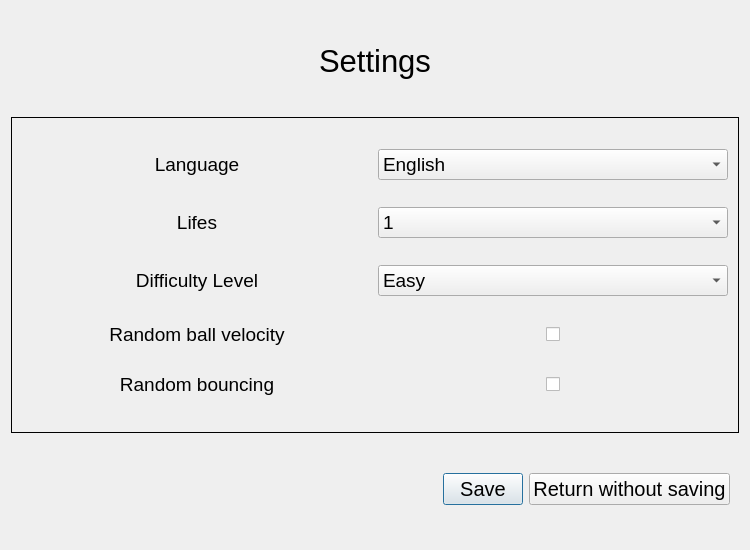
<?xml version="1.0" encoding="UTF-8"?>
<ui version="4.0">
 <class>settDialog</class>
 <widget class="QDialog" name="settDialog">
  <property name="geometry">
   <rect>
    <x>0</x>
    <y>0</y>
    <width>750</width>
    <height>550</height>
   </rect>
  </property>
  <property name="minimumSize">
   <size>
    <width>750</width>
    <height>550</height>
   </size>
  </property>
  <property name="windowTitle">
   <string>Dialog</string>
  </property>
  <layout class="QVBoxLayout" name="verticalLayout">
   <item>
    <widget class="QFrame" name="frame">
     <property name="maximumSize">
      <size>
       <width>16777215</width>
       <height>100</height>
      </size>
     </property>
     <property name="frameShape">
      <enum>QFrame::NoFrame</enum>
     </property>
     <property name="frameShadow">
      <enum>QFrame::Raised</enum>
     </property>
     <layout class="QHBoxLayout" name="horizontalLayout_3">
      <property name="spacing">
       <number>0</number>
      </property>
      <property name="leftMargin">
       <number>0</number>
      </property>
      <property name="topMargin">
       <number>0</number>
      </property>
      <property name="rightMargin">
       <number>0</number>
      </property>
      <property name="bottomMargin">
       <number>0</number>
      </property>
      <item>
       <spacer name="horizontalSpacer_2">
        <property name="orientation">
         <enum>Qt::Horizontal</enum>
        </property>
        <property name="sizeHint" stdset="0">
         <size>
          <width>40</width>
          <height>20</height>
         </size>
        </property>
       </spacer>
      </item>
      <item>
       <widget class="QLabel" name="setings">
        <property name="maximumSize">
         <size>
          <width>16777215</width>
          <height>100</height>
         </size>
        </property>
        <property name="font">
         <font>
          <pointsize>23</pointsize>
         </font>
        </property>
        <property name="text">
         <string>Settings</string>
        </property>
       </widget>
      </item>
      <item>
       <spacer name="horizontalSpacer">
        <property name="orientation">
         <enum>Qt::Horizontal</enum>
        </property>
        <property name="sizeHint" stdset="0">
         <size>
          <width>304</width>
          <height>20</height>
         </size>
        </property>
       </spacer>
      </item>
     </layout>
    </widget>
   </item>
   <item>
    <widget class="QFrame" name="gridFrame">
     <property name="frameShape">
      <enum>QFrame::Box</enum>
     </property>
     <layout class="QGridLayout" name="gridLayout">
      <property name="leftMargin">
       <number>10</number>
      </property>
      <property name="topMargin">
       <number>10</number>
      </property>
      <property name="rightMargin">
       <number>10</number>
      </property>
      <property name="bottomMargin">
       <number>10</number>
      </property>
      <item row="4" column="1" alignment="Qt::AlignHCenter">
       <widget class="QCheckBox" name="checkBox">
        <property name="font">
         <font>
          <pointsize>15</pointsize>
         </font>
        </property>
        <property name="text">
         <string/>
        </property>
        <property name="iconSize">
         <size>
          <width>30</width>
          <height>30</height>
         </size>
        </property>
       </widget>
      </item>
      <item row="0" column="0">
       <widget class="QLabel" name="label">
        <property name="font">
         <font>
          <pointsize>14</pointsize>
         </font>
        </property>
        <property name="text">
         <string>Language</string>
        </property>
        <property name="alignment">
         <set>Qt::AlignCenter</set>
        </property>
       </widget>
      </item>
      <item row="3" column="0">
       <widget class="QLabel" name="label_3">
        <property name="font">
         <font>
          <pointsize>14</pointsize>
         </font>
        </property>
        <property name="text">
         <string>Difficulty Level</string>
        </property>
        <property name="alignment">
         <set>Qt::AlignCenter</set>
        </property>
       </widget>
      </item>
      <item row="3" column="1">
       <widget class="QComboBox" name="comboBox_3">
        <property name="font">
         <font>
          <pointsize>14</pointsize>
         </font>
        </property>
        <item>
         <property name="text">
          <string>Easy</string>
         </property>
        </item>
        <item>
         <property name="text">
          <string>Medium</string>
         </property>
        </item>
        <item>
         <property name="text">
          <string>Hard</string>
         </property>
        </item>
       </widget>
      </item>
      <item row="2" column="1">
       <widget class="QComboBox" name="comboBox_2">
        <property name="font">
         <font>
          <pointsize>14</pointsize>
         </font>
        </property>
        <item>
         <property name="text">
          <string>1</string>
         </property>
        </item>
        <item>
         <property name="text">
          <string>2</string>
         </property>
        </item>
        <item>
         <property name="text">
          <string>3</string>
         </property>
        </item>
       </widget>
      </item>
      <item row="2" column="0">
       <widget class="QLabel" name="label_2">
        <property name="font">
         <font>
          <pointsize>14</pointsize>
         </font>
        </property>
        <property name="text">
         <string>Lifes</string>
        </property>
        <property name="alignment">
         <set>Qt::AlignCenter</set>
        </property>
       </widget>
      </item>
      <item row="5" column="0">
       <widget class="QLabel" name="label_5">
        <property name="font">
         <font>
          <pointsize>14</pointsize>
         </font>
        </property>
        <property name="text">
         <string>Random bouncing</string>
        </property>
        <property name="alignment">
         <set>Qt::AlignCenter</set>
        </property>
       </widget>
      </item>
      <item row="4" column="0">
       <widget class="QLabel" name="label_4">
        <property name="font">
         <font>
          <pointsize>14</pointsize>
         </font>
        </property>
        <property name="text">
         <string>Random ball velocity</string>
        </property>
        <property name="alignment">
         <set>Qt::AlignCenter</set>
        </property>
       </widget>
      </item>
      <item row="5" column="1" alignment="Qt::AlignHCenter">
       <widget class="QCheckBox" name="checkBox_2">
        <property name="font">
         <font>
          <pointsize>15</pointsize>
         </font>
        </property>
        <property name="layoutDirection">
         <enum>Qt::LeftToRight</enum>
        </property>
        <property name="text">
         <string/>
        </property>
        <property name="iconSize">
         <size>
          <width>22</width>
          <height>22</height>
         </size>
        </property>
       </widget>
      </item>
      <item row="0" column="1">
       <widget class="QComboBox" name="comboBox">
        <property name="font">
         <font>
          <pointsize>14</pointsize>
         </font>
        </property>
        <item>
         <property name="text">
          <string>English</string>
         </property>
        </item>
        <item>
         <property name="text">
          <string>Polish</string>
         </property>
        </item>
       </widget>
      </item>
     </layout>
    </widget>
   </item>
   <item>
    <widget class="QFrame" name="frame_2">
     <property name="maximumSize">
      <size>
       <width>16777215</width>
       <height>100</height>
      </size>
     </property>
     <property name="frameShape">
      <enum>QFrame::NoFrame</enum>
     </property>
     <property name="frameShadow">
      <enum>QFrame::Raised</enum>
     </property>
     <layout class="QHBoxLayout" name="horizontalLayout">
      <item>
       <spacer name="horizontalSpacer_3">
        <property name="orientation">
         <enum>Qt::Horizontal</enum>
        </property>
        <property name="sizeHint" stdset="0">
         <size>
          <width>40</width>
          <height>20</height>
         </size>
        </property>
       </spacer>
      </item>
      <item>
       <widget class="QPushButton" name="saveButton">
        <property name="font">
         <font>
          <pointsize>15</pointsize>
         </font>
        </property>
        <property name="text">
         <string>Save</string>
        </property>
        <property name="iconSize">
         <size>
          <width>30</width>
          <height>30</height>
         </size>
        </property>
       </widget>
      </item>
      <item>
       <widget class="QPushButton" name="returnButton">
        <property name="font">
         <font>
          <pointsize>15</pointsize>
         </font>
        </property>
        <property name="text">
         <string>Return without saving</string>
        </property>
       </widget>
      </item>
     </layout>
    </widget>
   </item>
  </layout>
 </widget>
 <resources/>
 <connections/>
</ui>
